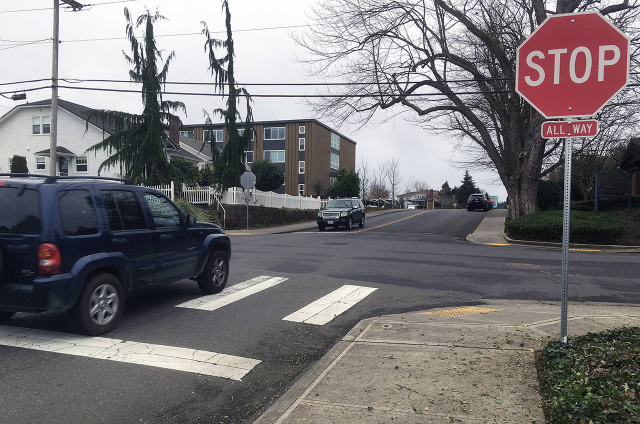
#> input picture test/test2.jpg, 1280 x 848 px (shown at 1/2 size)
$ jupyter execute --allow-errors sandbox.ipynb
#> lines starting #> are read from the running program, lines starting #| are printed output that depends on the picture; after the words box and inside, x2 and y2 are one past the last pixel; in counts of white or black regions, pixels touching at a corner belong together
[cell 1]
import cv2
import numpy as np
import tensorflow as tf
from tensorflow import keras
from skimage import exposure, io, transform
import matplotlib.pyplot as plt

#> (a cell that did not finish here is left out)

[cell 3]
def returnRedness(img):
	yuv=cv2.cvtColor(img,cv2.COLOR_BGR2YUV)
	y,u,v=cv2.split(yuv)
	return v

def threshold(img,T=150):
	_,img=cv2.threshold(img,T,255,cv2.THRESH_BINARY)
	return img

def findContour(img):
	contours, hierarchy = cv2.findContours(img,cv2.RETR_TREE,cv2.CHAIN_APPROX_SIMPLE)
	return contours

def findBiggestContour(contours):
	m = 0
	c = [cv2.contourArea(i) for i in contours]
	return contours[c.index(max(c))]

def boundaryBox(img,contours):
	x,y,w,h=cv2.boundingRect(contours)
	img=cv2.rectangle(img,(x,y),(x+w,y+h),(0,255,0),2)
	sign=img[y:(y+h) , x:(x+w)]
	return img,sign

def plot_img(image, title="", cmap='viridis'):
	plt.imshow(image, cmap=cmap)
	plt.title(title)
	plt.axis('off')
	plt.show()

[cell 4]
image = cv2.imread("./test/test2.jpg")
#> image is the input picture: shape (848, 1280, 3); mean B, G, R 119.3, 117.6, 120.3

plot_img(cv2.cvtColor(image, cv2.COLOR_BGR2RGB))

[cell 5]
redness = returnRedness(image)
#> in returnRedness, `yuv=cv2.cvtColor(img,cv2.COLOR_BGR2YUV)`: yuv: shape (848, 1280, 3); mean of channels 0, 1, 2 118.6, 128.2, 129.5
#> in returnRedness, `y,u,v=cv2.split(yuv)`:
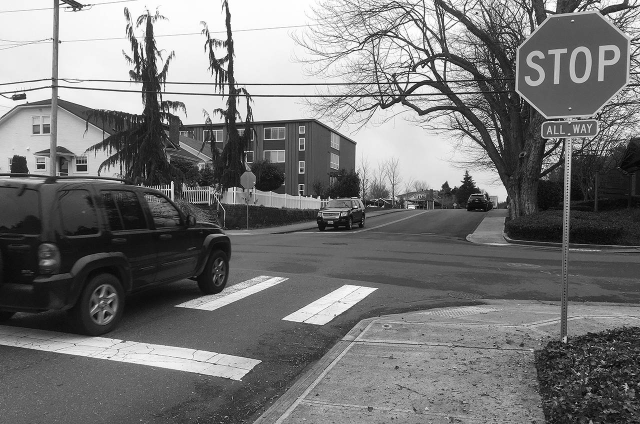
#> y: shape (848, 1280) (shown at 1/2 size); min 0, max 255, mean 118.6
#> in returnRedness, `y,u,v=cv2.split(yuv)`:
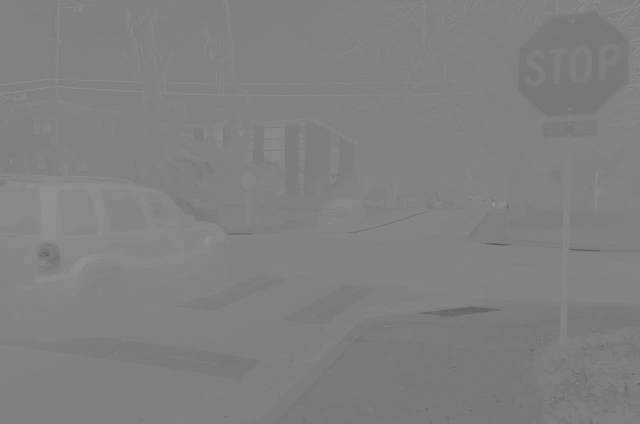
#> u: shape (848, 1280) (shown at 1/2 size); min 69, max 164, mean 128.2
#> in returnRedness, `y,u,v=cv2.split(yuv)`:
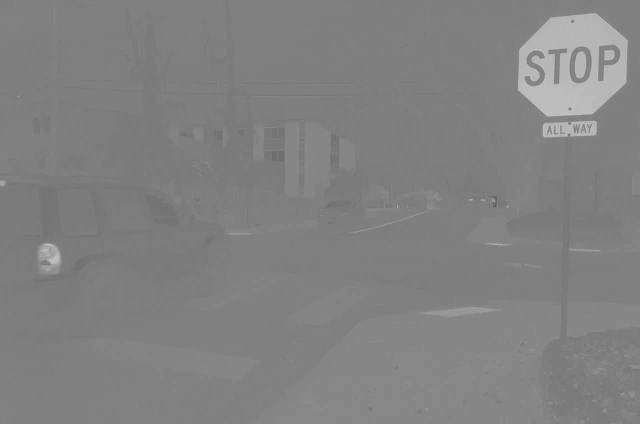
#> v: shape (848, 1280) (shown at 1/2 size); min 78, max 216, mean 129.5
thresh = threshold(redness)
#> in threshold, `_,img=cv2.threshold(img,T,255,cv2.THRESH_BINARY)`:
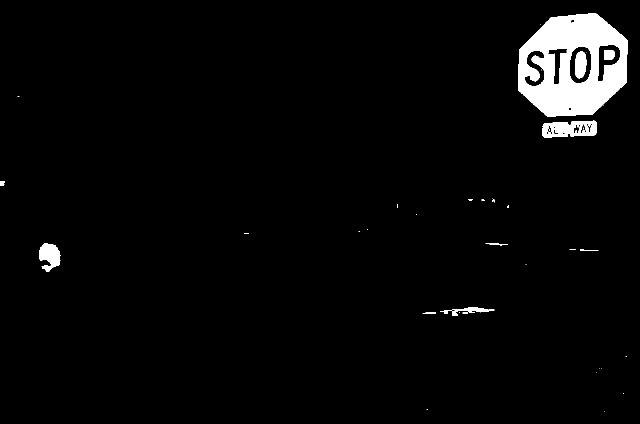
#> img: shape (848, 1280) (shown at 1/2 size); 3.3% white; 38 white regions (25 under 20 px)

plot_img(redness, "redness")
plot_img(thresh, "thresh")

[cell 6]
contours = findContour(thresh)
#> in findContour, `contours, hierarchy = cv2.findContours(img,cv2.RETR_TREE,cv2.CHAIN_APP..`: contours = 56 contours, 33 with area under 20; largest, box (x1, y1, x2, y2) and area: (1036, 26, 1256, 234) 35754, (1085, 241, 1194, 275) 2937, (1138, 92, 1184, 167) 2764, (1195, 89, 1241, 163) 1976, (78, 487, 121, 541) 1510
big = findBiggestContour(contours)
#> in findBiggestContour, `c = [cv2.contourArea(i) for i in contours]`: c = 56 values, max 35754 at index 45, min 0 at index 0, mean 897.6
#> big = contour of 265 points, box (x1, y1, x2, y2) (1036, 26, 1256, 234), area 35754
print(cv2.contourArea(big) > 3000)
#| True

[cell 7]
img, sign = boundaryBox(image, big)
#> in boundaryBox, `x,y,w,h=cv2.boundingRect(contours)`: x = 1036; y = 26; w = 220; h = 208
#> in boundaryBox, `sign=img[y:(y+h) , x:(x+w)]`:
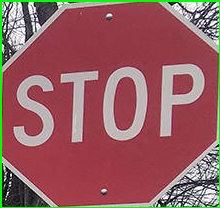
#> sign: shape (208, 220, 3); mean B, G, R 96.5, 94.5, 149.5
plot_img(cv2.cvtColor(img, cv2.COLOR_BGR2RGB), 'frame')
#> call 4 of plot_img, with title = 'frame', cmap = 'viridis'
#> in plot_img (call 4), `plt.show()`:
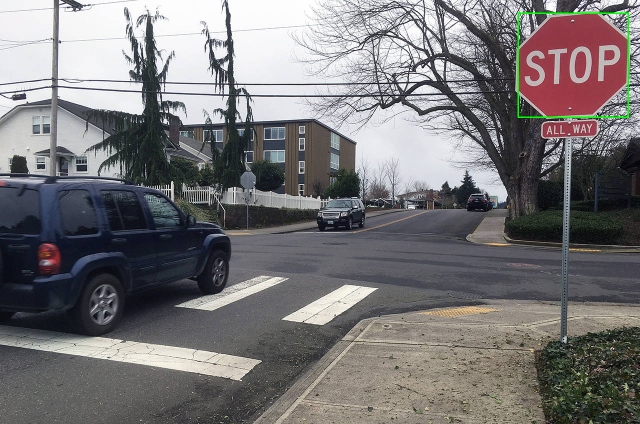
#> shown: shape (848, 1280, 3) (shown at 1/2 size); mean R, G, B 120, 117.9, 119
plot_img(cv2.cvtColor(sign, cv2.COLOR_BGR2RGB), 'sign')

[cell 8]
def preprocessingImageToClassifier2(image=None,imageSize=28,mu=89.77428691773054,std=70.85156431910688):
	image = cv2.cvtColor(image,cv2.COLOR_RGB2GRAY)
	image = cv2.resize(image,(imageSize,imageSize), interpolation=cv2.INTER_AREA)
	#image = np.expand_dims(image, axis=-1)
	image = (image - mu) / std
	#image = image.reshape(1,imageSize,imageSize,1)
	return image


proc_img = preprocessingImageToClassifier2(sign)
#> in preprocessingImageToClassifier2, `image = cv2.cvtColor(image,cv2.COLOR_RGB2GRAY)`:
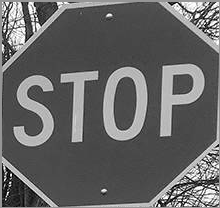
#> image: shape (208, 220); min 0, max 255, mean 101.5
#> in preprocessingImageToClassifier2, `image = cv2.resize(image,(imageSize,imageSize), interpolation=cv2.INTE..`:
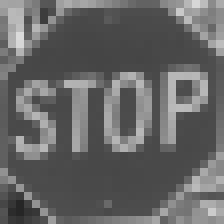
#> image: shape (28, 28) (shown 8 times larger); min 38, max 219, mean 101.5
#> in preprocessingImageToClassifier2, `image = (image - mu) / std`:
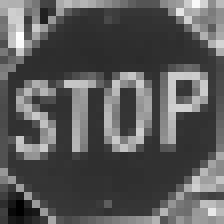
#> image: shape (28, 28) float64 (shown 8 times larger); min -0.731, max 1.82, mean 0.165; drawn with min black and max white

plot_img(proc_img, cmap='gray')

[cell 9]
labelToText = {
	0: "Limite de Velocidade (30km/h)",
	1: "Pare",
	2: "Não entre",
	3: "Estrada em obras",
	4: "Pedestres",
	5: "Crianças",
	6: "Bicicletas",
	7: "Animais selvagens",
	8: "Siga em frente",
	9: "Mantenha a direita",
	10: "Mantenha a esquerda"
}

def preprocessingImageToClassifier(image=None, imageSize=28, mu=89.77428691773054, std=70.85156431910688):
    image = cv2.cvtColor(image, cv2.COLOR_RGB2GRAY)
    image = cv2.resize(image, (imageSize, imageSize))
    image = np.expand_dims(image, axis=-1)
    image = (image - mu) / std
    image = image.reshape(1, imageSize, imageSize, 1)
    return image.astype(np.float32)

def predict4(sign):
    img = preprocessingImageToClassifier(sign, imageSize=28)
#> in preprocessingImageToClassifier, `image = cv2.resize(image, (imageSize, imageSize))`:
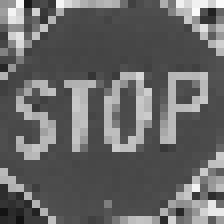
#> image: shape (28, 28) (shown 8 times larger); min 18, max 251, mean 102
    # Set the tensor to point to the input data to be inferred
    interpreter.set_tensor(input_details[0]['index'], img)
    # Run the inference
    interpreter.invoke()
    # Get the output tensor
    output_data = interpreter.get_tensor(output_details[0]['index'])
    return np.argmax(output_data)

#> (the rest of this cell did not finish here and is left out)
